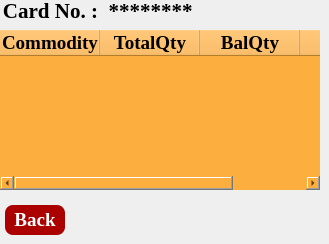
   <widget class="QWidget" name="page_8">
    <widget class="QTableWidget" name="RcDetailsOfflineTable">
     <property name="geometry">
      <rect>
       <x>0</x>
       <y>30</y>
       <width>320</width>
       <height>160</height>
      </rect>
     </property>
     <property name="font">
      <font>
       <family>Liberation Serif</family>
       <pointsize>14</pointsize>
       <weight>75</weight>
       <bold>true</bold>
      </font>
     </property>
     <property name="styleSheet">
      <string notr="true">border-radius: 8px;
background-color: rgb(252, 175, 62);</string>
     </property>
     <property name="inputMethodHints">
      <set>Qt::ImhNone</set>
     </property>
     <property name="alternatingRowColors">
      <bool>true</bool>
     </property>
     <column>
      <property name="text">
       <string>Commodity</string>
      </property>
      <property name="font">
       <font>
        <family>Liberation Serif</family>
        <pointsize>14</pointsize>
        <weight>75</weight>
        <bold>true</bold>
       </font>
      </property>
     </column>
     <column>
      <property name="text">
       <string>TotalQty</string>
      </property>
      <property name="font">
       <font>
        <family>Liberation Serif</family>
        <pointsize>14</pointsize>
        <weight>75</weight>
        <bold>true</bold>
       </font>
      </property>
     </column>
     <column>
      <property name="text">
       <string>BalQty</string>
      </property>
      <property name="font">
       <font>
        <family>Liberation Serif</family>
        <pointsize>14</pointsize>
        <weight>75</weight>
        <bold>true</bold>
       </font>
      </property>
     </column>
     <column>
      <property name="text">
       <string>Units</string>
      </property>
      <property name="font">
       <font>
        <family>Liberation Serif</family>
        <pointsize>14</pointsize>
        <weight>75</weight>
        <bold>true</bold>
       </font>
      </property>
     </column>
    </widget>
    <widget class="QLabel" name="RcDetailsCardNoLbl">
     <property name="geometry">
      <rect>
       <x>0</x>
       <y>0</y>
       <width>101</width>
       <height>22</height>
      </rect>
     </property>
     <property name="font">
      <font>
       <family>Liberation Serif</family>
       <pointsize>16</pointsize>
       <weight>75</weight>
       <bold>true</bold>
       <underline>false</underline>
      </font>
     </property>
     <property name="layoutDirection">
      <enum>Qt::LeftToRight</enum>
     </property>
     <property name="styleSheet">
      <string notr="true"/>
     </property>
     <property name="text">
      <string>Card No. :</string>
     </property>
     <property name="alignment">
      <set>Qt::AlignCenter</set>
     </property>
    </widget>
    <widget class="QPushButton" name="BackFrmRcDetails">
     <property name="geometry">
      <rect>
       <x>5</x>
       <y>205</y>
       <width>60</width>
       <height>30</height>
      </rect>
     </property>
     <property name="font">
      <font>
       <family>Liberation Serif</family>
       <pointsize>14</pointsize>
       <weight>75</weight>
       <bold>true</bold>
      </font>
     </property>
     <property name="focusPolicy">
      <enum>Qt::NoFocus</enum>
     </property>
     <property name="styleSheet">
      <string notr="true">/*color: rgb(255, 0, 0);
background-color: rgb(255, 255, 255);*/
border-radius: 8px;
background-color: rgb(170, 0, 0);
color: rgb(255, 255, 255);</string>
     </property>
     <property name="text">
      <string>Back</string>
     </property>
    </widget>
    <widget class="QLabel" name="RcDetailsCardNoLbl_2">
     <property name="geometry">
      <rect>
       <x>100</x>
       <y>0</y>
       <width>101</width>
       <height>22</height>
      </rect>
     </property>
     <property name="font">
      <font>
       <family>Liberation Serif</family>
       <pointsize>16</pointsize>
       <weight>75</weight>
       <bold>true</bold>
       <underline>false</underline>
      </font>
     </property>
     <property name="layoutDirection">
      <enum>Qt::LeftToRight</enum>
     </property>
     <property name="styleSheet">
      <string notr="true"/>
     </property>
     <property name="text">
      <string>********</string>
     </property>
     <property name="alignment">
      <set>Qt::AlignCenter</set>
     </property>
    </widget>
   </widget>
